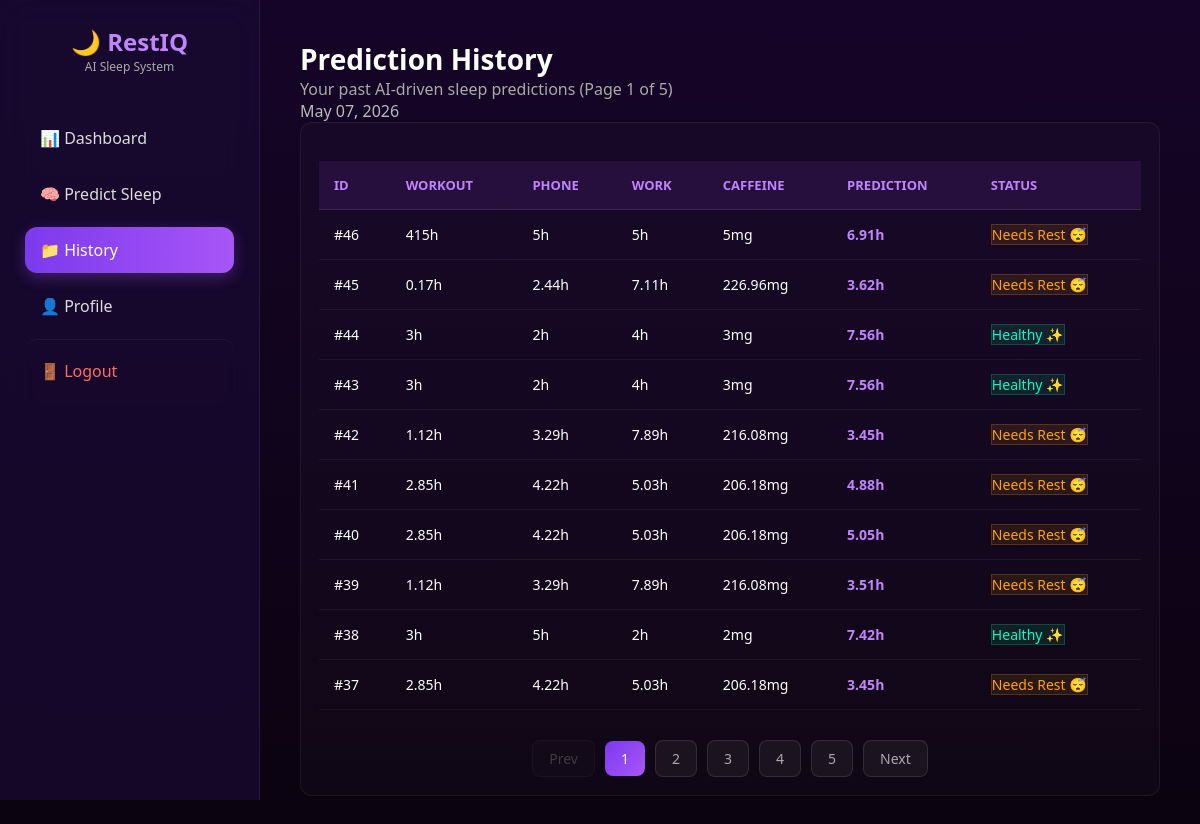
/history.php (signed in), run on an earlier commit of the app's database.
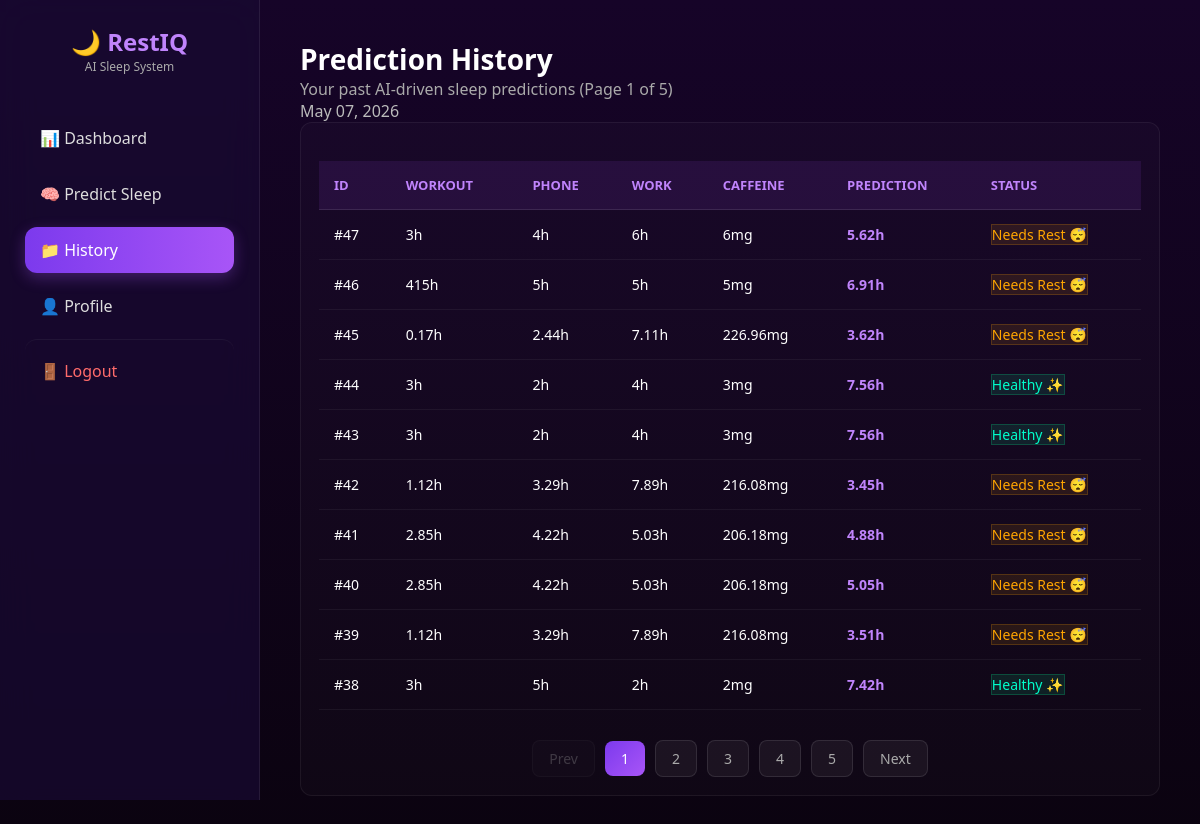
And on a later commit of the database.
### tables this page shows
CREATE TABLE `history` (
  `id` int NOT NULL,
  `workout` float DEFAULT NULL,
  `reading` float DEFAULT NULL,
  `phone` float DEFAULT NULL,
  `work_hours` float DEFAULT NULL,
  `caffeine` float DEFAULT NULL,
  `relaxation` float DEFAULT NULL,
  `predicted_sleep` float DEFAULT NULL,
  `created_at` timestamp NOT NULL DEFAULT CURRENT_TIMESTAMP
);

### history.php (the view, shortened to what this page needs)
<?php
include 'connection.php';
$limit = 10;
$page = isset($_GET['page']) && is_numeric($_GET['page']) ? (int)$_GET['page'] : 1;
$offset = ($page - 1) * $limit;
$count_res = $conn->query("SELECT COUNT(*) as total FROM history");
$total_rows = $count_res->fetch_assoc()['total'];
$total_pages = ceil($total_rows / $limit);
$stmt = $conn->prepare("SELECT * FROM history ORDER BY id DESC LIMIT ? OFFSET ?");
$stmt->bind_param("ii", $limit, $offset);
$stmt->execute();
$result_data = $stmt->get_result();
?>
<!DOCTYPE html>
<html>
<head>
    <link rel="stylesheet" href="CSS/restiq.css">
    <link rel="stylesheet" href="CSS/pages/history.css">
</head>
<body>
<div class="admin-container">
    <?php include 'sidebar.php'; ?>
    <div class="main-area">
        <div class="page-header">
            <div>
                <h1 class="table-page-title">Prediction History</h1>
                <p class="table-page-subtitle">Your past AI-driven sleep predictions (Page <?php echo $page; ?> of <?php echo $total_pages; ?>)</p>
            </div>
            <div class="page-meta"><?php echo date('F d, Y'); ?></div>
        </div>
        <div class="table-shell">
            <?php if ($result_data && $result_data->num_rows > 0): ?>
                <table>
                    <thead>
                        <tr>
                            <th>ID</th>
                            <th>Workout</th>
                            <th>Phone</th>
                            <th>Work</th>
                            <th>Caffeine</th>
                            <th>Prediction</th>
                            <th>Status</th>
                        </tr>
                    </thead>
                    <tbody>
                        <?php while($row = $result_data->fetch_assoc()): ?>
                            <tr>
                                <td>#<?php echo $row['id']; ?></td>
                                <td><?php echo $row['workout']; ?>h</td>
                                <td><?php echo $row['phone']; ?>h</td>
                                <td><?php echo $row['work_hours']; ?>h</td>
                                <td><?php echo $row['caffeine']; ?>mg</td>
                                <td class="predicted-value"><?php echo number_format($row['predicted_sleep'], 2); ?>h</td>
                                <td>
                                    <?php if ($row['predicted_sleep'] >= 7): ?>
                                        <span class="badge badge-success">Healthy ✨</span>
                                    <?php else: ?>
                                        <span class="badge badge-warning">Needs Rest 😴</span>
                                    <?php endif; ?>
                                </td>
                            </tr>
                        <?php endwhile; ?>
                    </tbody>
                </table>
                <?php if ($total_pages > 1): ?>
                    <div class="pagination">
                        <a href="?page=<?php echo $page - 1; ?>" class="page-link <?php echo ($page <= 1) ? 'disabled' : ''; ?>">Prev</a>
                        <?php
                        $start = max(1, $page - 2);
                        $end = min($total_pages, $start + 4);
                        for ($i = $start; $i <= $end; $i++):
                        ?>
                            <a href="?page=<?php echo $i; ?>" class="page-link <?php echo ($i == $page) ? 'active' : ''; ?>">
                                <?php echo $i; ?>
                            </a>
                        <?php endfor; ?>
                        <a href="?page=<?php echo $page + 1; ?>" class="page-link <?php echo ($page >= $total_pages) ? 'disabled' : ''; ?>">Next</a>
                    </div>
                <?php endif; ?>
            <?php endif; ?>
        </div>
    </div>
</div>
</body>
</html>

What changed in the data, as far as the page shows it:
no longer on this page (row unchanged): history: id "37", workout "2.85", phone "4.22", work_hours "5.03", caffeine "206.18", predicted_sleep "3.45", shows "Needs Rest 😴"
added history: id "47", workout "3", phone "4", work_hours "6", caffeine "6", predicted_sleep "5.62", shows "Needs Rest 😴"
